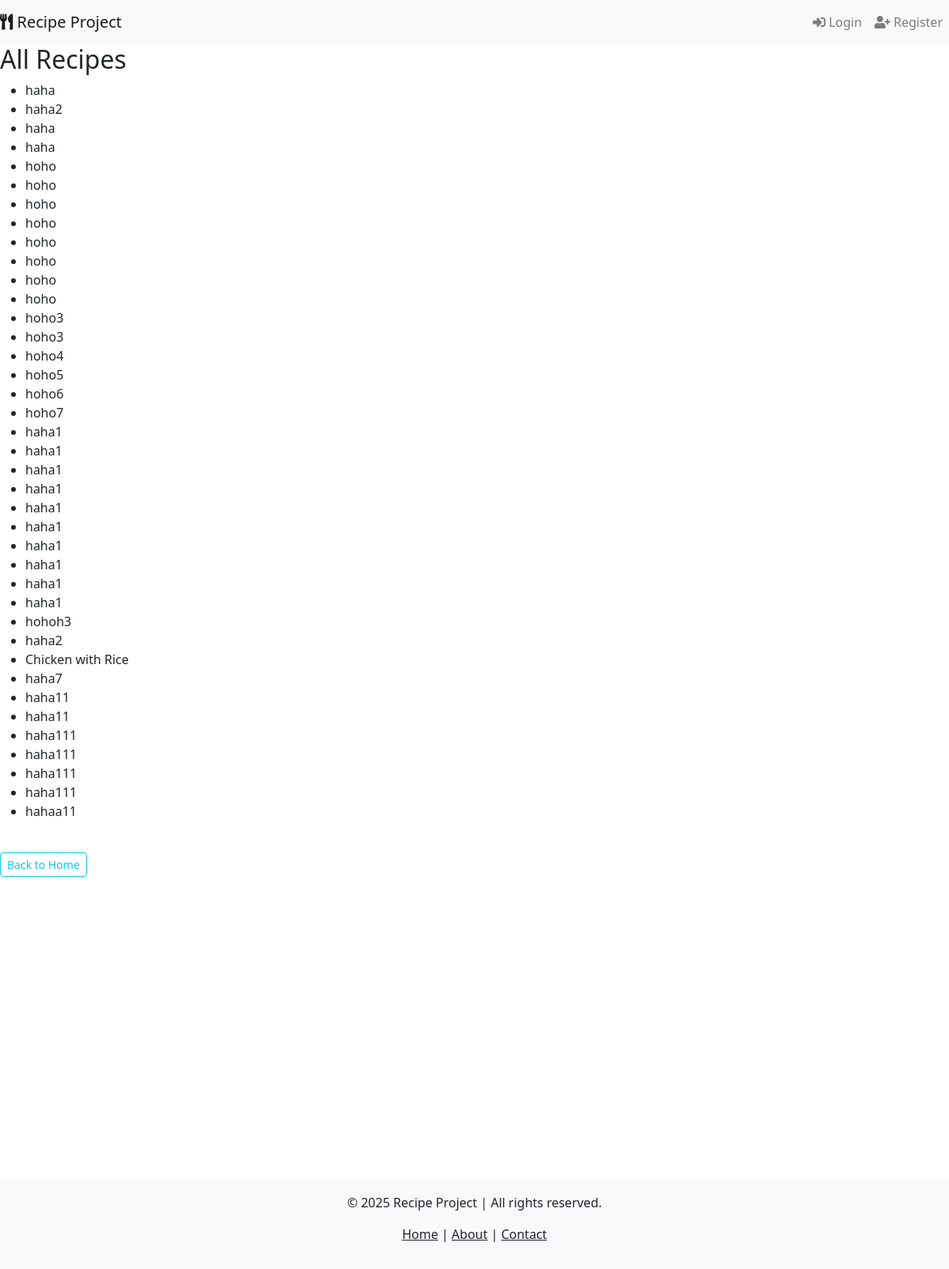
Before: /recipes/ with the older database file.
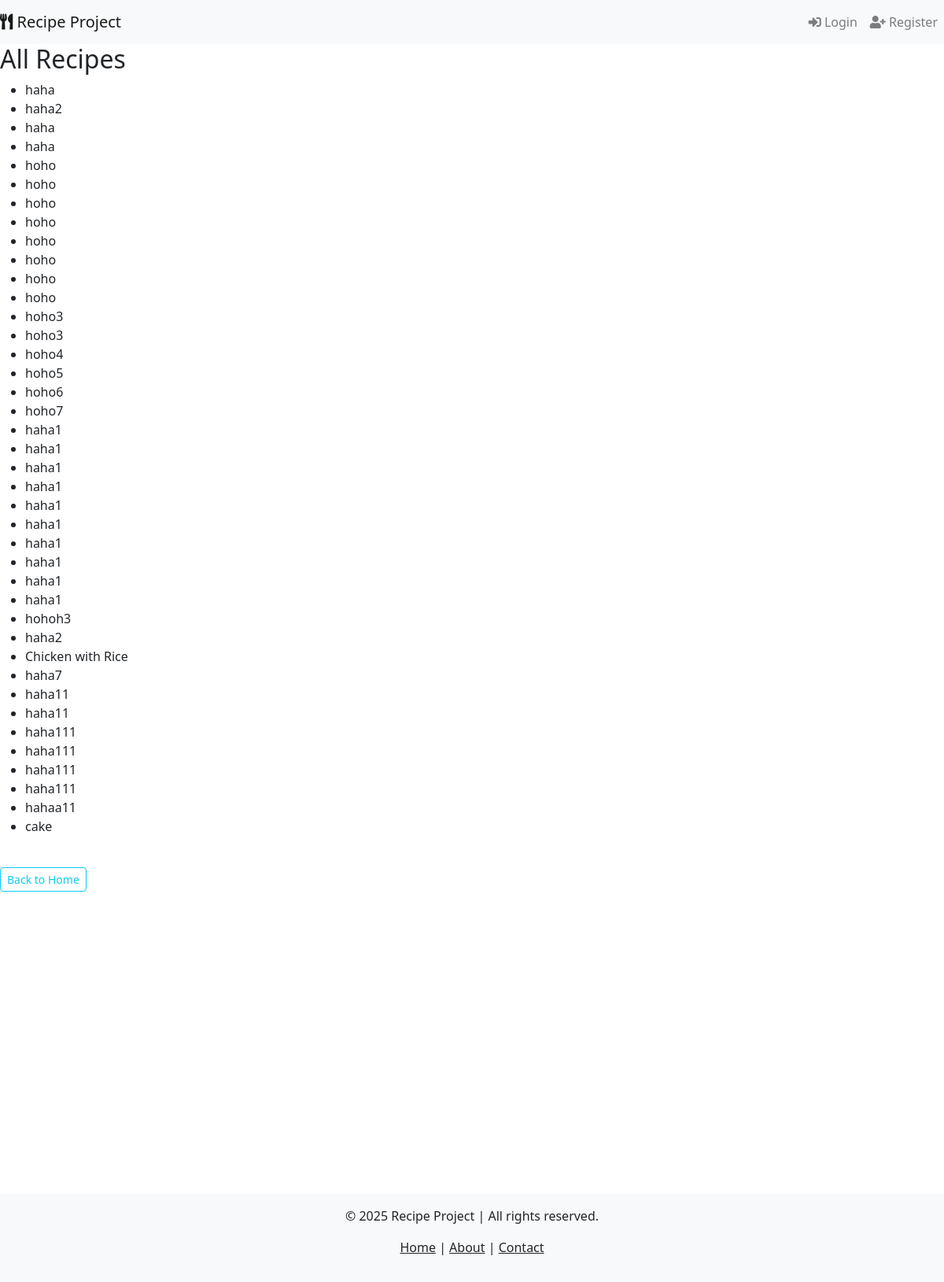
After: the same page with the newer database file.
### recipe_app/models.py (models this page shows, shortened)
class Recipe(models.Model):
    chef = models.ForeignKey(Chef, on_delete=models.CASCADE)
    title = models.CharField(max_length=200)
    description = models.TextField()
    instructions = models.TextField()
    categories = models.ManyToManyField(Category)
    ingredients = models.ManyToManyField(Ingredient)

### recipe_app/views.py (the view)
# urls.py: path('recipes/', views.RecipeListView.as_view(), name='recipe_list'),
class RecipeListView(ListView):
    model = Recipe
    template_name = 'recipe_list.html'
    context_object_name = 'recipes'

### recipe_app/context_processors.py (called while the page is built)
def current_year(request):
    return {'current_year': datetime.now().year}

### templates/recipe_list.html
{% extends 'base.html' %}
{% block content %}
    <h2>All Recipes</h2>
    <ul>
        {% for recipe in recipes %}
            <li>{{ recipe.title }}</li>
        {% endfor %}
    </ul>
    <br>
    <a href="{% url 'home' %}"><button type="button" class="btn btn-outline-info btn-sm">Back to Home</button></a>
{% endblock %}

Changed rows visible on the page:
added Recipe: title "cake"
